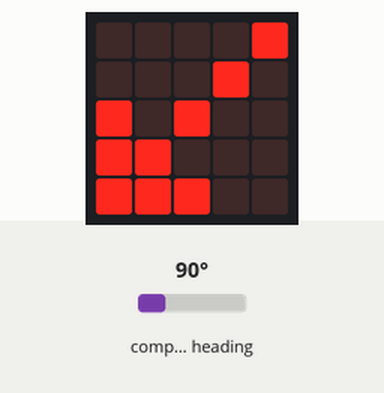
Simulated run of this program. Board: BBC micro:bit (MakeCode). Parts: the board's 5×5 LED display. The inputs (shaded band) are chosen by the test bench; at power-on: compass heading 90°. The compass is already calibrated.

Above: at 1.2 s.
1.3 s: compass heading set to 7°
At 2.4 s:
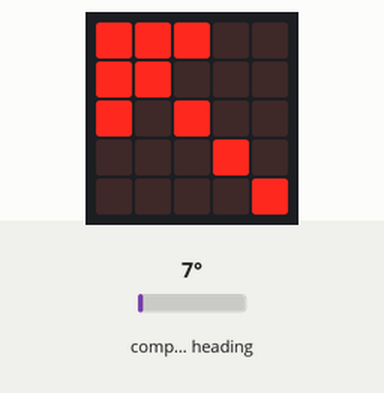
3.1 s: compass heading set to 180°
At 4.5 s:
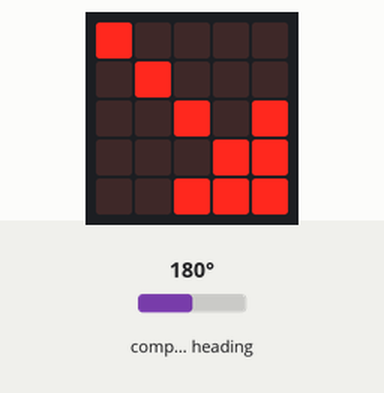
4.8 s: compass heading set to 269°
At 5.7 s:
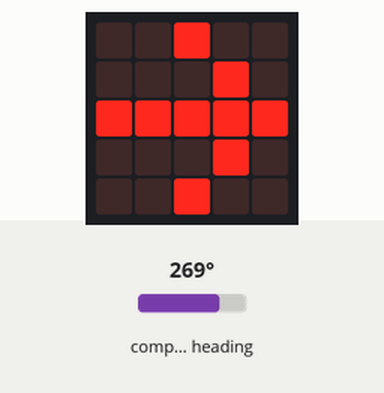
6.5 s: compass heading set to 352°
At 7.8 s:
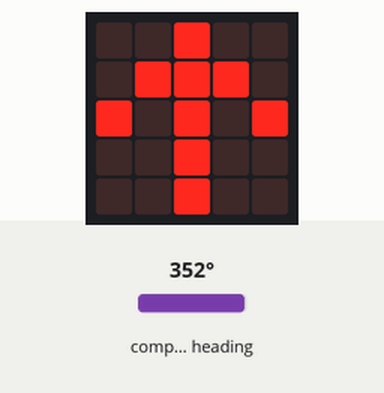
8.1 s: compass heading set to 311°
At 9.5 s:
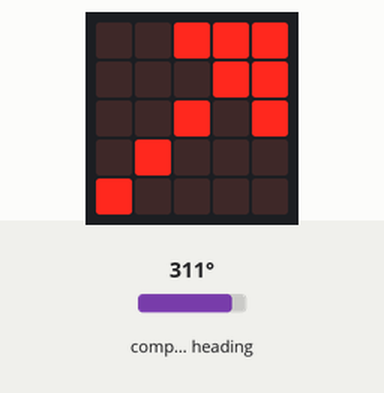
9.8 s: compass heading set to 90°
At 11.4 s:
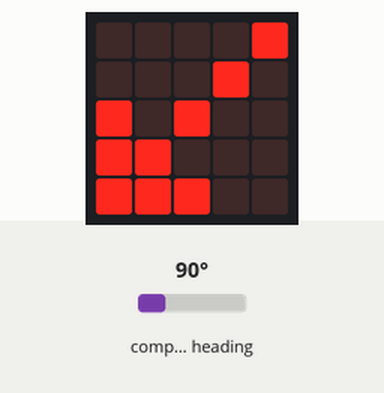
Timing chart, 0 to 12.5 s (numbered marks = the images above; inputs shaded):
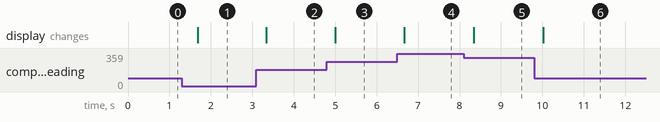

The program:

main.ts
```typescript
let azimuth = 0
basic.forever(function () {
    azimuth = input.compassHeading()
})
basic.forever(function () {
    if (azimuth >= 0 && azimuth < 45) {
        basic.showLeds(`
            # # # . .
            # # . . .
            # . # . .
            . . . # .
            . . . . #
            `)
    }
    if (azimuth >= 45 && azimuth < 90) {
        basic.showLeds(`
            . . # . .
            . # . . .
            # # # # #
            . # . . .
            . . # . .
            `)
    }
    if (azimuth >= 90 && azimuth < 135) {
        basic.showLeds(`
            . . . . #
            . . . # .
            # . # . .
            # # . . .
            # # # . .
            `)
    }
    if (azimuth >= 135 && azimuth < 180) {
        basic.showLeds(`
            . . # . .
            . . # . .
            # . # . #
            . # # # .
            . . # . .
            `)
    }
    if (azimuth >= 180 && azimuth < 225) {
        basic.showLeds(`
            # . . . .
            . # . . .
            . . # . #
            . . . # #
            . . # # #
            `)
    }
    if (azimuth >= 225 && azimuth < 270) {
        basic.showLeds(`
            . . # . .
            . . . # .
            # # # # #
            . . . # .
            . . # . .
            `)
    }
    if (azimuth >= 270 && azimuth < 315) {
        basic.showLeds(`
            . . # # #
            . . . # #
            . . # . #
            . # . . .
            # . . . .
            `)
    }
    if (azimuth >= 315 && azimuth <= 360) {
        basic.showLeds(`
            . . # . .
            . # # # .
            # . # . #
            . . # . .
            . . # . .
            `)
    }
})
```

test.ts
```typescript
// 在此处测试；当此软件包作为插件使用时，将不会编译此软件包。
```

Measured:
- after the input at 1.3 s, the display: changes after 0.38 s (image 1)
- after the input at 3.1 s, the display: changes after 0.24 s (image 2)
- after the input at 4.8 s, the display: changes after 0.20 s (image 3)
- after the input at 6.5 s, the display: changes after 0.16 s (image 4)
- after the input at 8.1 s, the display: changes after 0.24 s (image 5)
- after the input at 9.8 s, the display: changes after 0.22 s (image 6)
